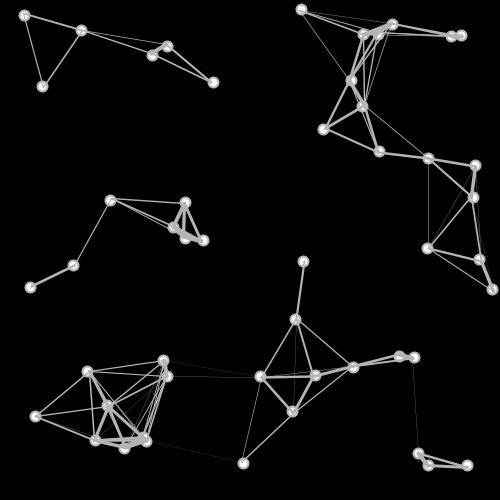
Frame 1 (no input)
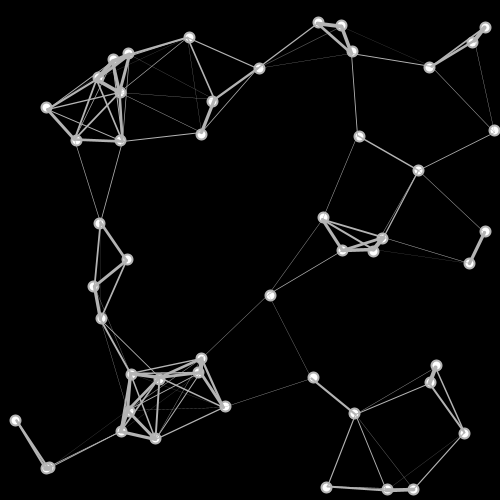
Frame 60 (the mouse pressed at the canvas centre just before this capture)
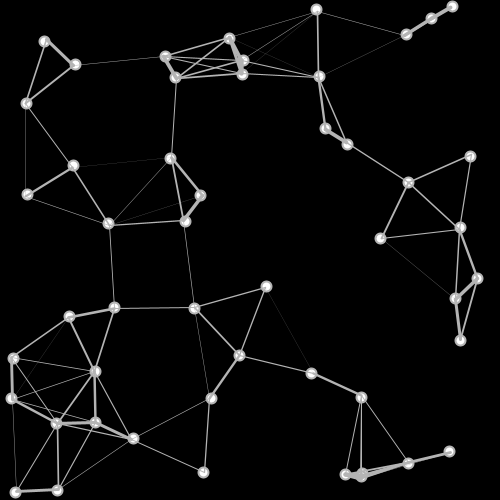
Frame 120 (the mouse held since frame 60 and released just before this capture)

The Processing sketch that drew these frames (run headless with seeded random() and noise(); from frame 60 on, the mouse is pressed at the canvas centre):

// Processing sketch: natto
// ── natto.pde
class Ball{
 PVector pos;
 PVector speed;
 float r=10;
 Ball(PVector pos,PVector speed){
  this.pos=pos;
  this.speed=speed;
 }
 
 void show(){
   ellipse(pos.x,pos.y,r,r);
   pos.add(speed);
   if(pos.x-r/2<0){
     speed.x*=-1;
     pos.x=r/2+1;
   }
   if(pos.x+r/2>width){
     speed.x*=-1;
     pos.x=width-r/2-1;
   }
   if(pos.y-r/2<0){
     speed.y*=-1;
     pos.y=r/2+1;
   }
   if(pos.y+r/2>height){
     speed.y*=-1;
     pos.y=height-r/2-1;
   }
 }
}
int N=50;
Ball ball[]=new Ball[N];
void setup(){
  size(500,500);
  colorMode(HSB,360,100,100);
  stroke(255);
  for(int i=0;i<N;i++){
    ball[i]=new Ball(new PVector(random(width),random(height)),
                        new PVector(random(-2,2),random(-2,2)));
  }
}

void draw(){
  background(0);
  strokeWeight(2);
  //stroke(255);
  for(int i=0;i<N;i++){
   ball[i].show(); 
  }
  for(int i=0;i<N;i++){
   for(int j=i+1;j<N;j++){
     if(ball[i].pos.dist(ball[j].pos)<100){
       strokeWeight(map(ball[i].pos.dist(ball[j].pos),0,100,5,0));
       //stroke(map(ball[i].pos.dist(ball[j].pos),0,100,360,70),100,100);
       line(ball[i].pos.x,ball[i].pos.y,ball[j].pos.x,ball[j].pos.y);
     }
   }
  }
}
